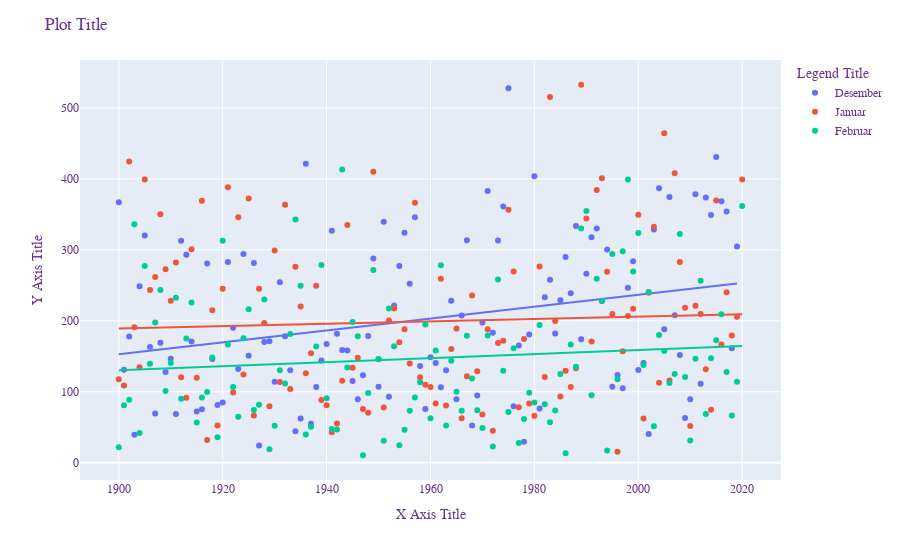

This figure's notebook cell:
### Code cell
fig.update_layout(
        title="Plot Title",
        xaxis_title="X Axis Title",
        yaxis_title="Y Axis Title",
        legend_title="Legend Title",
        font=dict(
            family="Courier New, monospace",
            size=12,
            color="RebeccaPurple"
            )
)
fig.show()
